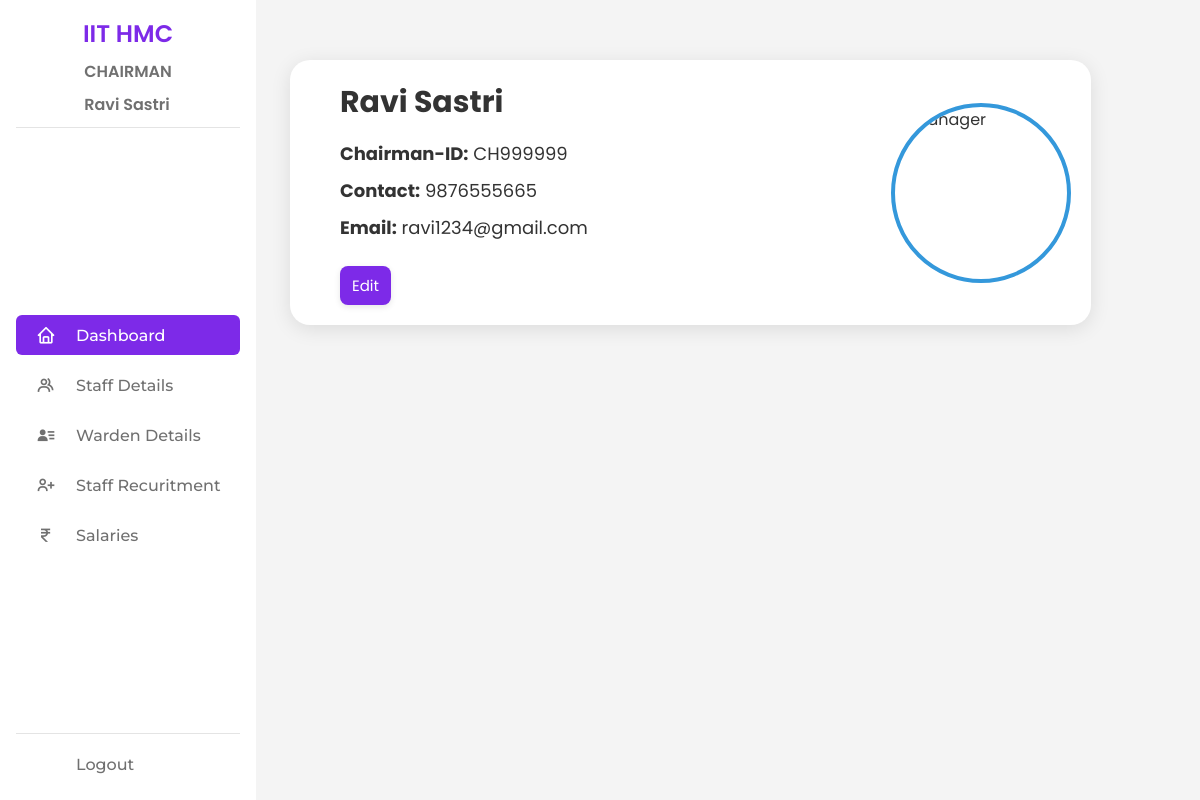
The app's page /Chairman/dashboard.php (signed in) with its own data.
### tables this page shows
CREATE TABLE `Chairman` (
  `chairman_id` varchar(11) NOT NULL,
  `chairman_name` varchar(100) NOT NULL,
  `phone` varchar(15) NOT NULL,
  `photo` varchar(255) DEFAULT 'chairman.jpg',
  `email` varchar(100) NOT NULL,
  `password` varchar(255) NOT NULL
);

### Chairman/dashboard.php (the view, shortened to what this page needs)
<?php
    include 'connect.php';
    $chairman_id = $_SESSION['chairman_id'];
?>
<!DOCTYPE html>
<html lang="en">
<head>
    <link rel="stylesheet" href="chairman_styles.css">
    <link href='https://unpkg.com/boxicons@2.1.4/css/boxicons.min.css' rel='stylesheet'>
</head>
<body>
    <?php include 'sidebar.php'; ?>
    <section class="main-content">
        <div class="profile-container">
            <div class="profile-img">
            <img src="https://imgs.search.brave.com/7RXtN41Ez986XSEYKoQRK-KIYmT0zbK_UAQ2ZtoMhF0/rs:fit:500:0:0:0/g:ce/aHR0cHM6Ly9pbWcu/ZnJlZXBpay5jb20v/cHJlbWl1bS1waG90/by8zZC1hY2NvdW50/LWljb24tcHVycGUt/YmFja2dyb3VuZHRy/ZW5kXzEwMjk0Njkt/MjE4MjQ1LmpwZz9z/ZW10PWFpc19oeWJy/aWQ" alt="manager">
            </div>
            <div class="profile-info">
                <?php
                $chairmanStmt = $conn->prepare("SELECT * FROM Chairman WHERE chairman_id = '$chairman_id' ");
                $chairmanStmt->execute();
                $chairman = $chairmanStmt->fetch(PDO::FETCH_ASSOC);
                ?>
                <h2 id="managerName"><?php echo htmlspecialchars($chairman['chairman_name']); ?></h2>
                <p><b>Chairman-ID:</b> <span><?php echo htmlspecialchars($chairman['chairman_id']); ?></span></p>
                <p><b>Contact:</b> <span><?php echo htmlspecialchars($chairman['phone']); ?></span></p>
                <p><b>Email:</b> <span><?php echo htmlspecialchars($chairman['email']); ?></span></p>
                <button type="button" class="edit-button" onclick="enableEdit()">Edit</button>
            </div>
        </div>
    </section>
</body>
</html>

### Chairman/chairman_styles.css (style rules this page uses)
:root { --body-color: #E4E9F7; --text-color: #707070; --text-head-color: #5e5e5e; --border-color:#e4e4e4; --purple: #7d2ae8; --purple-light: #8238e4; }
* { margin: 0; padding: 0; box-sizing: border-box; text-decoration: none; font-family: 'Poppins', sans-serif; }
body { background: var(--body-color); }
.main-content { margin-left: 270px; padding: 20px; flex: 1; }
.profile-info h2 { margin: 0; }

### Chairman/dashboard.php (style rules this page uses)
body { font-family: 'Poppins', sans-serif; background-color: #f4f4f4; color: #333; margin: 0; padding: 0; display: flex; justify-content: center; align-items: flex-start; min-height: 100vh; }
.profile-container { display: flex; justify-content: space-between; align-items: center; flex-direction: row-reverse; width: 90%; max-width: 1000px; background-color: #fff; border-radius: 20px; box-shadow: 0 4px 20px rgba(0, 0, 0, 0.1); padding: 20px; margin-top: 40px; animation: fadeIn 0.5s ease-in; transition: transform 0.3s, box-shadow 0.3s; }
.profile-info { flex-grow: 1; display: flex; flex-direction: column; margin-left: 30px; }
.profile-info h2 { font-size: 30px; margin-bottom: 10px; }
.profile-info p { margin: 5px 0; font-size: 18px; }
.profile-img { width: 180px; height: 180px; border-radius: 50%; border: 4px solid #3498db; overflow: hidden; flex-shrink: 0; }
.profile-img img { width: 100%; height: 100%; object-fit: cover; }
.edit-button { align-self: flex-start; margin-top: 20px; padding: 8px 12px; font-size: 15px; background-color:#7d2ae8 ; color: #fff; border: none; border-radius: 8px; cursor: pointer; box-shadow: 0 2px 6px rgba(0, 0, 0, 0.1); transition: background-color 0.3s, transform 0.3s, box-shadow 0.3s; }

### records on screen
chairman: chairman_name "Ravi Sastri", chairman_id "CH999999", phone "9876555665", email "ravi1234@gmail.com"

### other values on screen
$_SESSION['chairman_name'] "Ravi Sastri"
$item['text'] "Dashboard"
$item['text'] "Staff Details"
$item['text'] "Warden Details"
$item['text'] "Staff Recuritment"
$item['text'] "Salaries"
